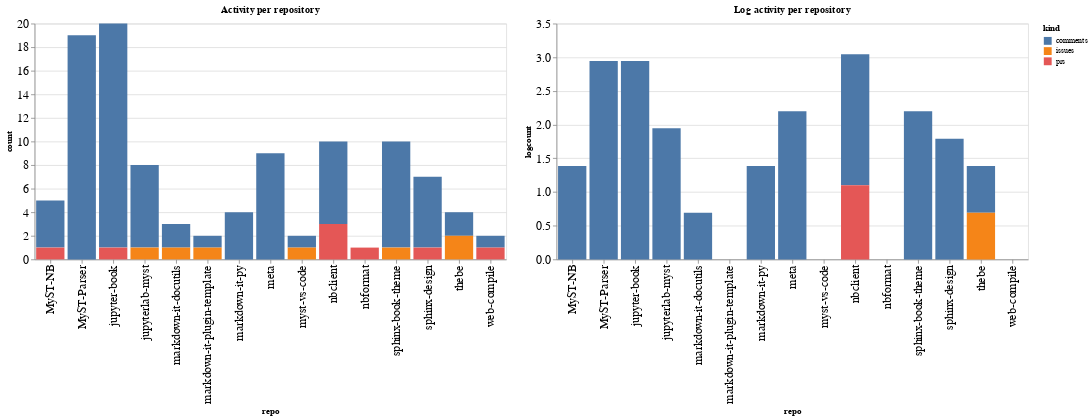

This figure's notebook cell:
### Code cell
ch1 = alt.Chart(repo_summaries, width=600, title="Activity per repository").mark_bar().encode(
    x='repo',
    y='count',
    color='kind',
    tooltip="kind"
)

ch2 = alt.Chart(repo_summaries, width=600, title="Log activity per repository").mark_bar().encode(
    x='repo',
    y='logcount',
    color='kind',
    tooltip="kind"
)

ch1 | ch2

### Figure 1 — Vega-Lite specification as saved in the notebook (floating-point values rounded to 4 significant figures)
{"config": {"axisLeft": {"labelFontSize": 15}, "axisBottom": {"labelFontSize": 15}}, "hconcat": [{"mark": "bar", "encoding": {"color": {"type": "nominal", "field": "kind"}, "tooltip": {"type": "nominal", "field": "kind"}, "x": {"type": "nominal", "field": "repo"}, "y": {"type": "quantitative", "field": "count"}}, "title": "Activity per repository", "width": 600}, {"mark": "bar", "encoding": {"color": {"type": "nominal", "field": "kind"}, "tooltip": {"type": "nominal", "field": "kind"}, "x": {"type": "nominal", "field": "repo"}, "y": {"type": "quantitative", "field": "logcount"}}, "title": "Log activity per repository", "width": 600}], "data": {"name": "data-be2d306dbb0774358ad94124f6204e5c"}, "$schema": "https://vega.github.io/schema/vega-lite/v4.8.1.json", "datasets": {"data-be2d306dbb0774358ad94124f6204e5c": [{"repo": "MyST-NB", "kind": "comments", "count": 4, "logcount": 1.386}, {"repo": "MyST-NB", "kind": "prs", "count": 1, "logcount": 0.0}, {"repo": "MyST-Parser", "kind": "comments", "count": 19, "logcount": 2.944}, {"repo": "jupyter-book", "kind": "comments", "count": 19, "logcount": 2.944}, {"repo": "jupyter-book", "kind": "prs", "count": 1, "logcount": 0.0}, {"repo": "jupyterlab-myst", "kind": "comments", "count": 7, "logcount": 1.946}, {"repo": "jupyterlab-myst", "kind": "issues", "count": 1, "logcount": 0.0}, {"repo": "markdown-it-docutils", "kind": "comments", "count": 2, "logcount": 0.6931}, {"repo": "markdown-it-docutils", "kind": "issues", "count": 1, "logcount": 0.0}, {"repo": "markdown-it-plugin-template", "kind": "comments", "count": 1, "logcount": 0.0}, {"repo": "markdown-it-plugin-template", "kind": "issues", "count": 1, "logcount": 0.0}, {"repo": "markdown-it-py", "kind": "comments", "count": 4, "logcount": 1.386}, {"repo": "meta", "kind": "comments", "count": 9, "logcount": 2.197}, {"repo": "myst-vs-code", "kind": "comments", "count": 1, "logcount": 0.0}, {"repo": "myst-vs-code", "kind": "issues", "count": 1, "logcount": 0.0}, {"repo": "nbclient", "kind": "comments", "count": 7, "logcount": 1.946}, {"repo": "nbclient", "kind": "prs", "count": 3, "logcount": 1.099}, {"repo": "nbformat", "kind": "prs", "count": 1, "logcount": 0.0}, {"repo": "sphinx-book-theme", "kind": "comments", "count": 9, "logcount": 2.197}, {"repo": "sphinx-book-theme", "kind": "issues", "count": 1, "logcount": 0.0}, {"repo": "sphinx-design", "kind": "comments", "count": 6, "logcount": 1.792}, {"repo": "sphinx-design", "kind": "prs", "count": 1, "logcount": 0.0}, {"repo": "thebe", "kind": "comments", "count": 2, "logcount": 0.6931}, {"repo": "thebe", "kind": "issues", "count": 2, "logcount": 0.6931}, {"repo": "web-compile", "kind": "comments", "count": 1, "logcount": 0.0}, {"repo": "web-compile", "kind": "prs", "count": 1, "logcount": 0.0}]}}
